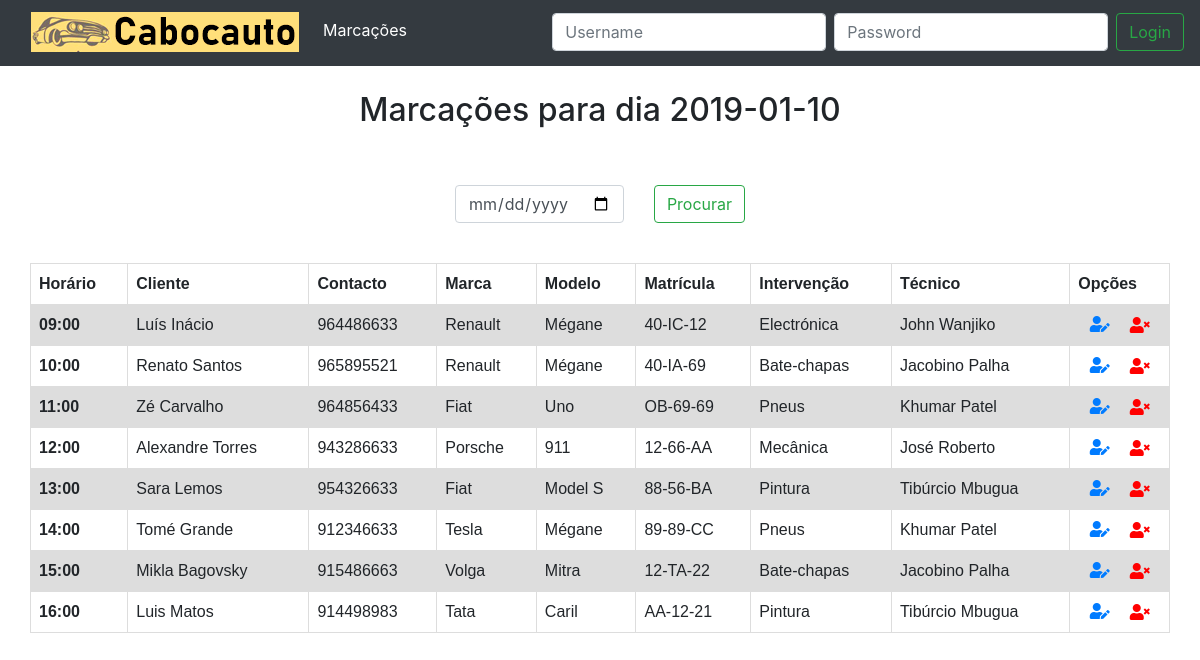
The page / on the database its author committed.
### tables this page shows
create table Servico (
	id_servico INT NOT NULL AUTO_INCREMENT PRIMARY KEY,
    dataServico datetime not null,
    id_cliente INT NOT NULL,
    id_viatura INT NOT NULL,
    id_funcionario INT NOT NULL,
    FOREIGN KEY (id_cliente) REFERENCES Cliente (id_cliente),
    FOREIGN KEY (id_viatura) REFERENCES Viatura (id_viatura),
    FOREIGN KEY (id_funcionario) REFERENCES Funcionario (id_funcionario)
);

create table Cliente (
	id_cliente INT NOT NULL AUTO_INCREMENT PRIMARY KEY,
	nome VARCHAR (50) NOT NULL,
	contacto CHAR (9) NOT NULL,
	email VARCHAR (30) NOT NULL,
    morada VARCHAR (200) NOT NULL,
    nif CHAR(9)
);

create table Viatura(
	id_viatura INT NOT NULL AUTO_INCREMENT PRIMARY KEY,
	marca VARCHAR (20) NOT NULL,
    modelo VARCHAR (20) NOT NULL,
    matricula VARCHAR (8) NOT NULL,
    id_cliente INT NOT NULL,
	FOREIGN KEY (id_cliente) REFERENCES Cliente (id_cliente)
);

create table Especialidade (
	id_especialidade INT NOT NULL AUTO_INCREMENT PRIMARY KEY,
	tipo VARCHAR (20) NOT NULL
);

create table Funcionario (
	id_funcionario INT NOT NULL AUTO_INCREMENT PRIMARY KEY,
    nome VARCHAR (50) NOT NULL,
    id_especialidade INT NOT NULL,
	FOREIGN KEY (id_especialidade) REFERENCES Especialidade (id_especialidade)
);

### db_connection.php (called while the page is built, shortened)
<?php
function GetMarcacoesQuery($data) {
    $dataInicio = " " . $data . " 09:00:00";
    $dataFim = " " . $data . " 18:00:00";
    $query = "select s.id_servico as idServico, s.dataServico, c.nome as clienteNome, c.contacto, v.marca, v.modelo, v.matricula, e.tipo, f.nome as funcNome
                from servico s
                left join cliente c on s.id_cliente = c.id_cliente
                left join viatura v on s.id_viatura = v.id_viatura
                left join funcionario f on s.id_funcionario = f.id_funcionario
                left join especialidade e on f.id_especialidade = e.id_especialidade
                where dataServico >= '" . $dataInicio . "' and dataServico <= '" . $dataFim . "'";
    return $query;
}
?>

### index.php (the view, shortened to what this page needs)
<?php
include 'db_connection.php';
?>
<!DOCTYPE html>
<html>
<head>
    <link rel="stylesheet" href="https://stackpath.bootstrapcdn.com/bootstrap/4.2.1/css/bootstrap.min.css"
>
    <link rel="stylesheet" href="https://use.fontawesome.com/releases/v5.6.3/css/all.css"
>
</head>
<body>
<nav class="navbar navbar-expand-lg navbar-dark bg-dark">
    <a class="navbar-brand" href="index.php"><img src="./images/cabocauto.png" alt=""></a>
    <div class="collapse navbar-collapse" id="navbarSupportedContent">
        <ul class="navbar-nav mr-auto">
            <li class="nav-item">
                <a class="nav-link active" href="index.php">Marcações</a>
            </li>
            <?php
            if (empty($_SESSION["authenticated"]) || !$_SESSION["authenticated"]) {
                echo "</ul>
                        <form class='form-inline my-2 my-lg-0' id = 'login' method = 'post' >
                            <input id = 'username' name = 'username' type = 'text' required class='form-control mr-sm-2' placeholder = 'Username' >
                            <input id = 'password' name = 'password' type = 'password' required class='form-control mr-sm-2'placeholder = 'Password' >
                            <button class='btn btn-outline-success my-2 my-sm-0' type = 'submit'> Login</button >
                        </form >";
            } else if (!empty($_SESSION["authenticated"]) && $_SESSION["authenticated"]) {
                echo "</ul>
                            <div class='userWelcome'>
                                <span>Olá " . ucfirst($_SESSION["user"]) . ", bem-vindo(a) </span> &nbsp;
                                <a href='db_connection.php?logout=true'>logout</a>
                            </div>
                        ";
            }
            ?>
    </div>
</nav>
<div class="container h-100">
    <h2 class="row h-100 justify-content-center align-items-center">Marcações para dia <?php echo $_SESSION["date"]; ?></h2>
    <div class="dateContainer row h-100 justify-content-center align-items-center">
        <form class='form-inline my-2 my-lg-0' id='Search' method = 'post' >
            <input id='search' name='search' style="margin-right: 30px" class="form-control"  type="date">
            <button class='btn btn-outline-success my-2 my-sm-0' type='submit'>Procurar</button >
        </form >
    </div>
    <div class="row h-100 justify-content-center align-items-center">
        <table>
            <tr>
                <th>Horário</th>
                <th>Cliente</th>
                <th>Contacto</th>
                <th>Marca</th>
                <th>Modelo</th>
                <th>Matrícula</th>
                <th>Intervenção</th>
                <th>Técnico</th>
                <th>Opções</th>
            </tr>
            <?php
            $conn = OpenCon();
            $query = GetMarcacoesQuery($_SESSION["date"]);
            if ($result = $conn->query($query)) {
                while ($row = $result->fetch_assoc()) {
                    echo "<tr>";
                    echo "<th>" . substr(explode(" ", $row["dataServico"])[1], 0, -3) . "</th>";
                    echo "<td>" . $row["clienteNome"] . "</td>";
                    echo "<td>" . $row["contacto"] . "</td>";
                    echo "<td>" . $row["marca"] . "</td>";
                    echo "<td>" . $row["modelo"] . "</td>";
                    echo "<td>" . $row["matricula"] . "</td>";
                    echo "<td>" . $row["tipo"] . "</td>";
                    echo "<td>" . $row["funcNome"] . "</td>";
                    echo "<td>";
                    echo "<div class='row justify-content-center align-items-center'>";
                    echo "<a href='editar.php?" . $row["idServico"] . "'><i class='fas fa-user-edit'></i></a>";
                    echo "<i id='delete' class='fas fa-user-times' onclick='ConfirmDelete(" . $row["idServico"] . ")'></i>";
                    echo "</div>";
                    echo "</td>";
                    echo "</tr>";
                }
            }
            ?>
        </table>
    </div>
</div>
</body>
</html>

### index.php (style rules this page uses)
table { font-family: arial, sans-serif; border-collapse: collapse; width: 100%; }
td, th { border: 1px solid #dddddd; text-align: left; padding: 8px; }
tr:nth-child(even) { background-color: #dddddd; }
h2 { padding-top: 25px; padding-left: 20px; padding-right: 20px; padding-bottom: 12px; }
i { padding: 0px 10px; }
.dateContainer { margin: 40px 0px; }
.navbar { border-radius: 0px; padding-bottom: 14px; }
.navbar-brand { padding: 4px 0px 0px 15px; }
.form-inline { float: right; padding: 4px 0px 0px 0px; }
#delete { color: red; }

### rows shown on the page
servico: dataServico "09:00", id_cliente.nome "Luís Inácio", id_cliente.contacto "964486633", id_viatura.marca "Renault", id_viatura.modelo "Mégane", id_viatura.matricula "40-IC-12", especialidade.tipo "Electrónica", id_funcionario.nome "John Wanjiko"
servico: dataServico "10:00", id_cliente.nome "Renato Santos", id_cliente.contacto "965895521", id_viatura.marca "Renault", id_viatura.modelo "Mégane", id_viatura.matricula "40-IA-69", especialidade.tipo "Bate-chapas", id_funcionario.nome "Jacobino Palha"
servico: dataServico "11:00", id_cliente.nome "Zé Carvalho", id_cliente.contacto "964856433", id_viatura.marca "Fiat", id_viatura.modelo "Uno", id_viatura.matricula "OB-69-69", especialidade.tipo "Pneus", id_funcionario.nome "Khumar Patel"
servico: dataServico "12:00", id_cliente.nome "Alexandre Torres", id_cliente.contacto "943286633", id_viatura.marca "Porsche", id_viatura.modelo "911", id_viatura.matricula "12-66-AA", especialidade.tipo "Mecânica", id_funcionario.nome "José Roberto"
servico: dataServico "13:00", id_cliente.nome "Sara Lemos", id_cliente.contacto "954326633", id_viatura.marca "Fiat", id_viatura.modelo "Model S", id_viatura.matricula "88-56-BA", especialidade.tipo "Pintura", id_funcionario.nome "Tibúrcio Mbugua"
servico: dataServico "14:00", id_cliente.nome "Tomé Grande", id_cliente.contacto "912346633", id_viatura.marca "Tesla", id_viatura.modelo "Mégane", id_viatura.matricula "89-89-CC", especialidade.tipo "Pneus", id_funcionario.nome "Khumar Patel"
servico: dataServico "15:00", id_cliente.nome "Mikla Bagovsky", id_cliente.contacto "915486663", id_viatura.marca "Volga", id_viatura.modelo "Mitra", id_viatura.matricula "12-TA-22", especialidade.tipo "Bate-chapas", id_funcionario.nome "Jacobino Palha"
servico: dataServico "16:00", id_cliente.nome "Luis Matos", id_cliente.contacto "914498983", id_viatura.marca "Tata", id_viatura.modelo "Caril", id_viatura.matricula "AA-12-21", especialidade.tipo "Pintura", id_funcionario.nome "Tibúrcio Mbugua"

### other values the page prints
$_SESSION["date"] "2019-01-10"
